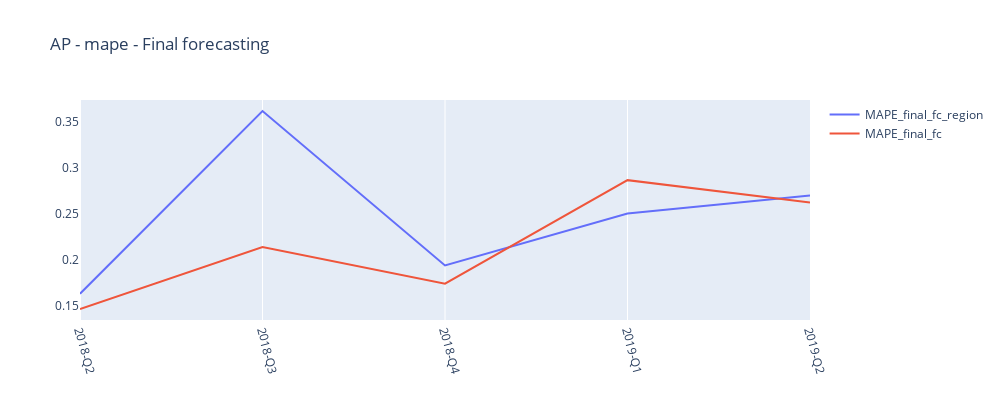
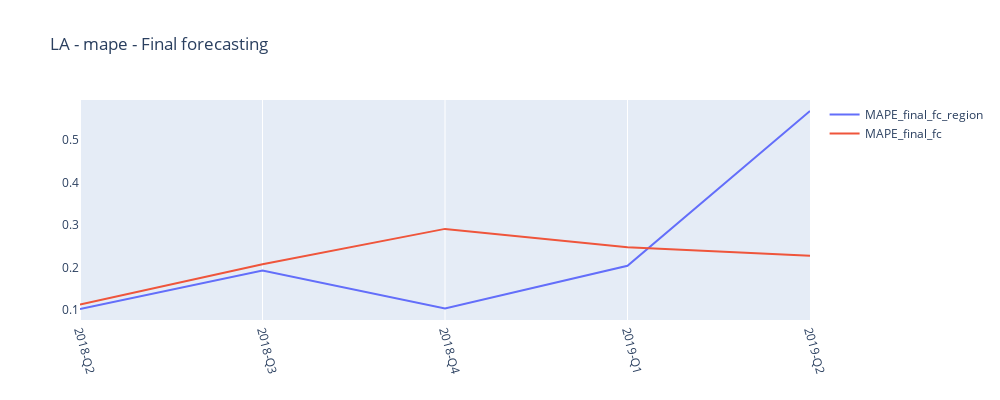
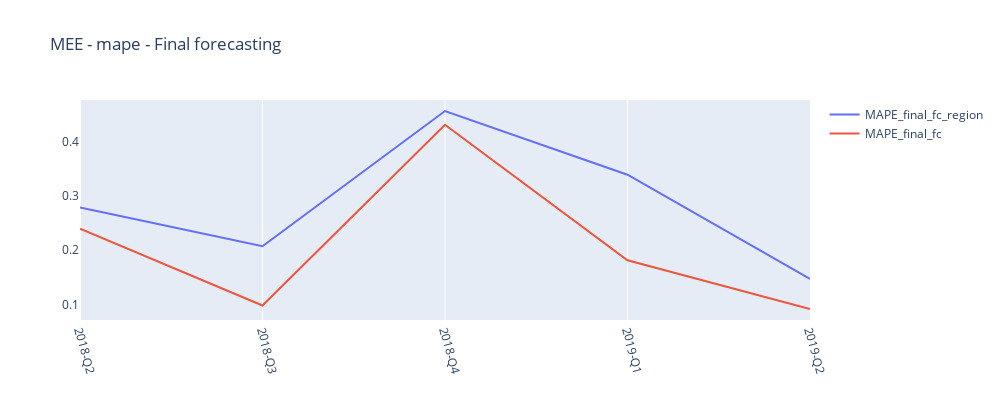
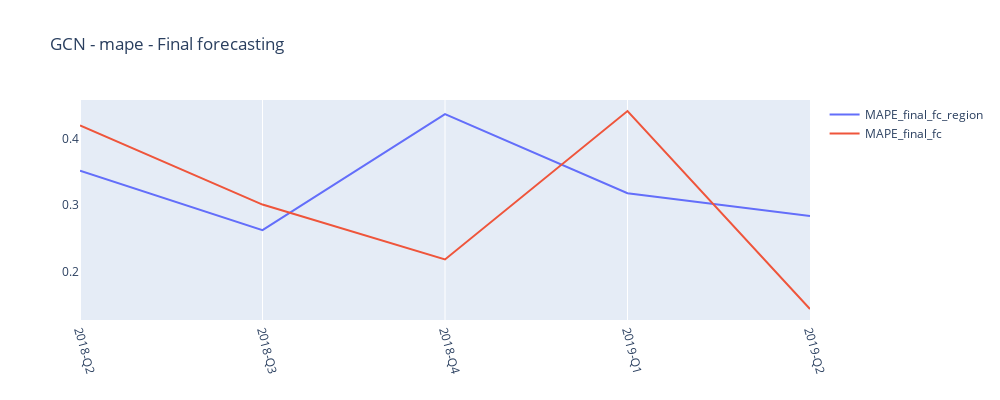

Source (notebook cell) for these figures, in order:
### Code cell
dataset = mape
compares = ['MAPE_final_fc_region','MAPE_final_fc']   #['test_y','LassoReg_Pred', 'RF_Pred']
regions = ['AP','LA','MEE','GCN','NOAM','EMNORTH', 'EMSOUTH']
quarters = ['2018-Q2','2018-Q3','2018-Q4','2019-Q1','2019-Q2']
title_str = 'mape - Final forecasting'

visulization(dataset, compares, regions, quarters, title_str)

### Figure 1 — Plotly figure (JSON) as saved in the notebook; plotly's stock layout.template omitted (floating-point values rounded to 4 significant figures)
{"data": [{"mode": "lines", "name": "MAPE_final_fc_region", "type": "scatter", "x": [0, 1, 2, 3, 4], "y": [0.1633, 0.3618, 0.194, 0.2505, 0.2701]}, {"mode": "lines", "name": "MAPE_final_fc", "type": "scatter", "x": [0, 1, 2, 3, 4], "y": [0.1467, 0.2141, 0.1743, 0.2867, 0.2623]}], "layout": {"autosize": false, "height": 400, "title": {"text": "AP - mape - Final forecasting"}, "width": 1000, "xaxis": {"showticklabels": true, "tickangle": 75, "ticktext": ["2018-Q2", "2018-Q3", "2018-Q4", "2019-Q1", "2019-Q2"], "tickvals": [0, 1, 2, 3, 4]}, "yaxis": {"overlaying": "y", "showgrid": false, "showticklabels": true, "side": "left"}}}

### Figure 2 — Plotly figure (JSON) as saved in the notebook; plotly's stock layout.template omitted (floating-point values rounded to 4 significant figures)
{"data": [{"mode": "lines", "name": "MAPE_final_fc_region", "type": "scatter", "x": [0, 1, 2, 3, 4], "y": [0.1016, 0.1926, 0.1029, 0.2037, 0.569]}, {"mode": "lines", "name": "MAPE_final_fc", "type": "scatter", "x": [0, 1, 2, 3, 4], "y": [0.1122, 0.2072, 0.2907, 0.2473, 0.2271]}], "layout": {"autosize": false, "height": 400, "title": {"text": "LA - mape - Final forecasting"}, "width": 1000, "xaxis": {"showticklabels": true, "tickangle": 75, "ticktext": ["2018-Q2", "2018-Q3", "2018-Q4", "2019-Q1", "2019-Q2"], "tickvals": [0, 1, 2, 3, 4]}, "yaxis": {"overlaying": "y", "showgrid": false, "showticklabels": true, "side": "left"}}}

### Figure 3 — Plotly figure (JSON) as saved in the notebook; plotly's stock layout.template omitted (floating-point values rounded to 4 significant figures)
{"data": [{"mode": "lines", "name": "MAPE_final_fc_region", "type": "scatter", "x": [0, 1, 2, 3, 4], "y": [0.279, 0.2074, 0.4572, 0.3395, 0.1471]}, {"mode": "lines", "name": "MAPE_final_fc", "type": "scatter", "x": [0, 1, 2, 3, 4], "y": [0.2398, 0.09804, 0.4317, 0.1816, 0.09148]}], "layout": {"autosize": false, "height": 400, "title": {"text": "MEE - mape - Final forecasting"}, "width": 1000, "xaxis": {"showticklabels": true, "tickangle": 75, "ticktext": ["2018-Q2", "2018-Q3", "2018-Q4", "2019-Q1", "2019-Q2"], "tickvals": [0, 1, 2, 3, 4]}, "yaxis": {"overlaying": "y", "showgrid": false, "showticklabels": true, "side": "left"}}}

### Figure 4 — Plotly figure (JSON) as saved in the notebook; plotly's stock layout.template omitted (floating-point values rounded to 4 significant figures)
{"data": [{"mode": "lines", "name": "MAPE_final_fc_region", "type": "scatter", "x": [0, 1, 2, 3, 4], "y": [0.352, 0.2625, 0.437, 0.3181, 0.2837]}, {"mode": "lines", "name": "MAPE_final_fc", "type": "scatter", "x": [0, 1, 2, 3, 4], "y": [0.42, 0.3011, 0.2186, 0.4417, 0.144]}], "layout": {"autosize": false, "height": 400, "title": {"text": "GCN - mape - Final forecasting"}, "width": 1000, "xaxis": {"showticklabels": true, "tickangle": 75, "ticktext": ["2018-Q2", "2018-Q3", "2018-Q4", "2019-Q1", "2019-Q2"], "tickvals": [0, 1, 2, 3, 4]}, "yaxis": {"overlaying": "y", "showgrid": false, "showticklabels": true, "side": "left"}}}
